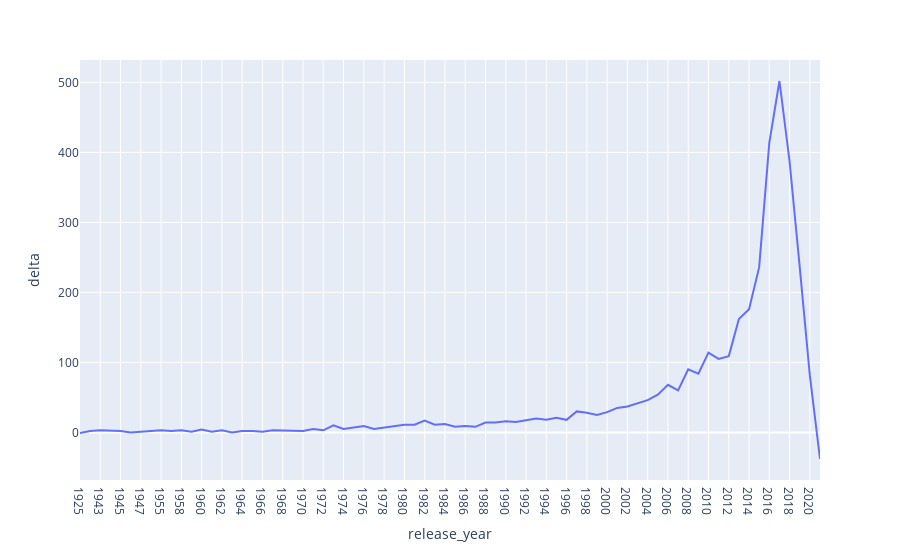

Notebook code for this chart:
### Code cell
import plotly.express as px
fig = px.line(dataframe, x="release_year", y="delta")
fig.show()

### Figure 1 — Plotly figure (JSON) as saved in the notebook; plotly's stock layout.template omitted (floating-point values rounded to 4 significant figures)
{"data": [{"hovertemplate": "release_year=%{x}<br>delta=%{y}<extra></extra>", "legendgroup": "", "line": {"color": "#636efa", "dash": "solid"}, "marker": {"symbol": "circle"}, "mode": "lines", "name": "", "orientation": "v", "showlegend": false, "type": "scatter", "x": ["1925", "1942", "1943", "1944", "1945", "1946", "1947", "1954", "1955", "1956", "1958", "1959", "1960", "1961", "1962", "1963", "1964", "1965", "1966", "1967", "1968", "1969", "1970", "1971", "1972", "1973", "1974", "1975", "1976", "1977", "1978", "1979", "1980", "1981", "1982", "1983", "1984", "1985", "1986", "1987", "1988", "1989", "1990", "1991", "1992", "1993", "1994", "1995", "1996", "1997", "1998", "1999", "2000", "2001", "2002", "2003", "2004", "2005", "2006", "2007", "2008", "2009", "2010", "2011", "2012", "2013", "2014", "2015", "2016", "2017", "2018", "2019", "2020", "2021"], "xaxis": "x", "y": [-1, 2, 3, 3, 2, 0, 1, 2, 3, 2, 3, 1, 4, 1, 3, 0, 2, 2, 1, 3, 3, 2, 2, 5, 3, 10, 5, 7, 9, 5, 7, 9, 11, 11, 17, 11, 12, 8, 9, 8, 14, 14, 16, 15, 17, 20, 18, 21, 18, 30, 28, 25, 29, 35, 37, 41, 46, 54, 68, 60, 90, 84, 114, 105, 109, 162, 176, 236, 414, 502, 387, 236, 81, -38], "yaxis": "y"}], "layout": {"legend": {"tracegroupgap": 0}, "margin": {"t": 60}, "xaxis": {"anchor": "y", "domain": [0, 1], "title": {"text": "release_year"}}, "yaxis": {"anchor": "x", "domain": [0, 1], "title": {"text": "delta"}}}}
